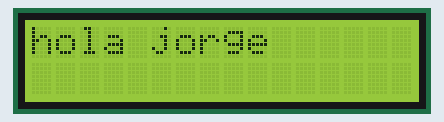
The sketch below on a simulated Arduino Uno, built with avr-gcc and run on an emulated ATmega328P. Parts: 16×2 character LCD.

Above: at 0.21 s.
At 1.11 s:
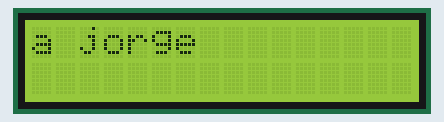
At 1.71 s:
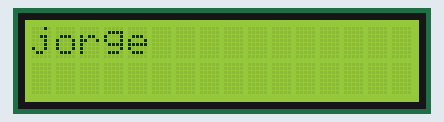
At 3.1 s:
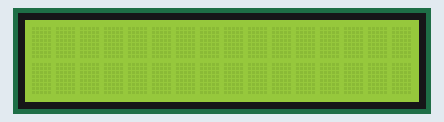
At 8.02 s:
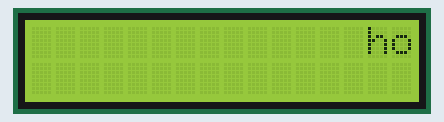
At 12.82 s:
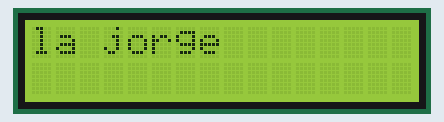

Measured:
- by itself, everything shown: repeats every 12.0 s, in 26 steps
- what the display in image 3 shows lasts 4.5 s, from 3.1 s to 7.6 s

The sketch:

sketch_may24a.ino
```cpp
#include <LiquidCrystal.h>
LiquidCrystal lcd(8, 9, 4, 5, 6, 7);
int lcd_key     = 0;
int adc_key_in  = 0;
int key = 0;


int read_LCD_buttons()  // para leer los botones


  { adc_key_in = analogRead(0);      // Leemos A0
    // Mis botones dan:  0, 145, 329,507,743
    // Y ahora los comparamos con un margen comodo

  }
  void setup()
   {  lcd.begin(16, 2);
   // Inicializar el LCD
   lcd.clear();
      lcd.setCursor(1,0);
      lcd.print("hola jorge");     // print a simple message
lcd.setCursor(1,1);
lcd.print("");
   }
   void loop()
   {            // Cursor a linea 2, posicion 1


 lcd.setCursor(16,1);
 lcd.autoscroll();
 lcd.print(" ");
 delay(300);


   }
```
